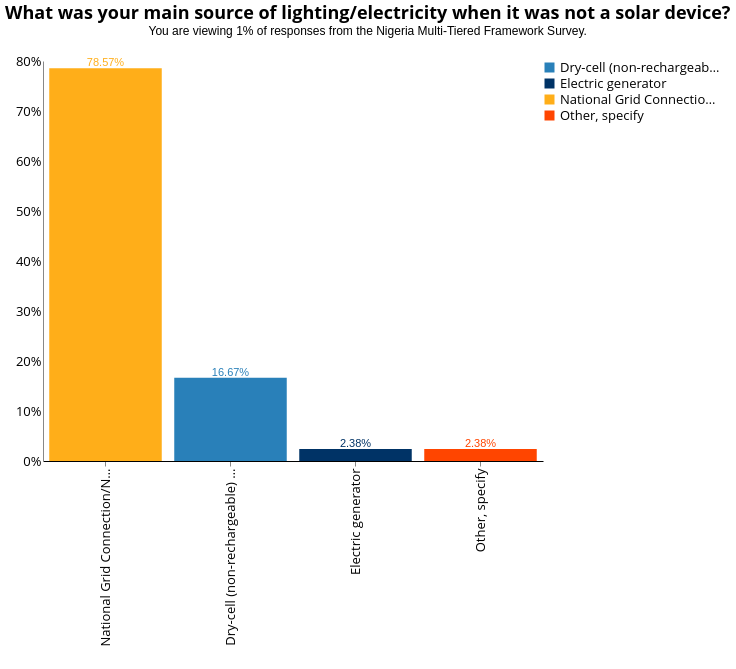

Vega-Lite specification for this chart:
### Vega-Lite specification from a JSON file in a GitHub repository (floating-point values rounded to 4 significant figures)
{"width": 800, "height": 400, "config": {"title": {"fontSize": 18, "font": "Open Sans", "anchor": "center", "fontColor": "#000000"}, "axisX": {"domain": true, "domainColor": "#000000", "grid": false, "labelFont": "Open Sans", "labelFontSize": 13, "titleFont": "Open Sans", "titleFontSize": 13, "titleFontWeight": "normal", "title": "X Axis Title (units)"}, "axisY": {"domain": true, "grid": false, "gridColor": "#DEDDDD", "gridWidth": 1, "labelFont": "Open Sans", "labelFontSize": 13, "labelAngle": 0, "ticks": false, "titleFont": "Open Sans", "titleFontSize": 13, "titleFontWeight": "normal", "titlePadding": 10, "title": "Y Axis Title (units)"}, "range": {"category": ["#2980B9", "#003366", "#FFAE19", "#FF4500", "#438B28", "#45B39D", "#99ADC1", "#212F3C"]}, "legend": {"labelFont": "Open Sans", "labelFontSize": 13, "symbolType": "square", "symbolSize": 100, "titleFont": "Open Sans", "titleFontSize": 13, "titleFontWeight": "normal", "title": "Legend", "orient": "right", "offset": 0}, "tooltip": {"font": "Open Sans"}, "view": {"stroke": "transparent", "text": {"font": "Open Sans", "color": ["#2980B9", "#003366", "#FFAE19", "#FF4500", "#438B28", "#45B39D", "#99ADC1", "#212F3C"], "fontSize": 13, "align": "right", "fontWeight": 400, "size": 13}, "bar": {"size": 40, "binSpacing": 1, "continuousBandSize": 30, "discreteBandSize": 30, "fill": ["#2980B9", "#003366", "#FFAE19", "#FF4500", "#438B28", "#45B39D", "#99ADC1", "#212F3C"], "stroke": false}}}, "layer": [{"mark": {"type": "bar", "color": "#304ca2"}, "encoding": {"color": {"type": "nominal", "field": "c179"}, "tooltip": {"type": "nominal", "field": "c179"}, "x": {"type": "nominal", "axis": {"title": " "}, "field": "c179", "sort": {"field": "c179", "op": "count", "order": "descending"}}, "y": {"type": "quantitative", "aggregate": "sum", "axis": {"format": "%", "title": ""}, "field": "pct"}}, "height": 400, "selection": {"selector013": {"type": "single", "fields": ["locality"], "bind": {"input": "select", "options": [null, 0, 1], "labels": ["National", "Urban", "Rural"], "name": "Locality Breakdown  "}}, "selector014": {"type": "single", "fields": ["elc_aggr_tier"], "bind": {"input": "select", "options": [null, "Tier 0", "Tier 1", "Tier 2", "Tier 3", "Tier 4", "Tier 5"], "labels": ["All Tiers", "Tier 0", "Tier 1", "Tier 2", "Tier 3", "Tier 4", "Tier 5"], "name": "Tiers  "}}}, "transform": [{"joinaggregate": [{"op": "count", "field": "*", "as": "total"}]}, {"calculate": "1 / datum.total", "as": "pct"}], "width": 500}, {"mark": {"type": "text", "align": "center", "baseline": "bottom"}, "encoding": {"color": {"type": "nominal", "field": "c179"}, "text": {"type": "quantitative", "aggregate": "sum", "field": "pct", "format": ".2%"}, "tooltip": {"type": "nominal", "field": "c179"}, "x": {"type": "nominal", "axis": {"title": " "}, "field": "c179", "sort": {"field": "c179", "op": "count", "order": "descending"}}, "y": {"type": "quantitative", "aggregate": "sum", "axis": {"format": "%", "title": ""}, "field": "pct"}}, "height": 400, "transform": [{"joinaggregate": [{"op": "count", "field": "*", "as": "total"}]}, {"calculate": "1 / datum.total", "as": "pct"}], "width": 500}], "data": {"name": "data-4c8585d1d34a3170405a5203f614a34b"}, "title": {"text": ["What was your main source of lighting/electricity when it was not a solar device?"], "subtitle": ["You are viewing 1% of responses from the Nigeria Multi-Tiered Framework Survey.", " "], "color": "black", "subtitleColor": "black"}, "transform": [{"filter": {"selection": "selector013"}}, {"filter": {"selection": "selector014"}}], "$schema": "https://vega.github.io/schema/vega-lite/v4.8.1.json", "datasets": {"data-4c8585d1d34a3170405a5203f614a34b": [{"elc_aggr_tier": "Tier 1", "locality": 1, "c179": "Dry-cell (non-rechargeable) battery/ Torch/Flashlight"}, {"elc_aggr_tier": "Tier 3", "locality": 0, "c179": "National Grid Connection/NEPA/PHCN"}, {"elc_aggr_tier": "Tier 3", "locality": 1, "c179": "National Grid Connection/NEPA/PHCN"}, {"elc_aggr_tier": "Tier 3", "locality": 1, "c179": "National Grid Connection/NEPA/PHCN"}, {"elc_aggr_tier": "Tier 3", "locality": 1, "c179": "National Grid Connection/NEPA/PHCN"}, {"elc_aggr_tier": "Tier 3", "locality": 1, "c179": "National Grid Connection/NEPA/PHCN"}, {"elc_aggr_tier": "Tier 2", "locality": 1, "c179": "National Grid Connection/NEPA/PHCN"}, {"elc_aggr_tier": "Tier 3", "locality": 1, "c179": "National Grid Connection/NEPA/PHCN"}, {"elc_aggr_tier": "Tier 1", "locality": 1, "c179": "National Grid Connection/NEPA/PHCN"}, {"elc_aggr_tier": "Tier 2", "locality": 1, "c179": "National Grid Connection/NEPA/PHCN"}, {"elc_aggr_tier": "Tier 2", "locality": 1, "c179": "National Grid Connection/NEPA/PHCN"}, {"elc_aggr_tier": "Tier 2", "locality": 1, "c179": "National Grid Connection/NEPA/PHCN"}, {"elc_aggr_tier": "Tier 2", "locality": 1, "c179": "National Grid Connection/NEPA/PHCN"}, {"elc_aggr_tier": "Tier 2", "locality": 1, "c179": "National Grid Connection/NEPA/PHCN"}, {"elc_aggr_tier": "Tier 3", "locality": 0, "c179": "National Grid Connection/NEPA/PHCN"}, {"elc_aggr_tier": "Tier 2", "locality": 1, "c179": "National Grid Connection/NEPA/PHCN"}, {"elc_aggr_tier": "Tier 3", "locality": 1, "c179": "Dry-cell (non-rechargeable) battery/ Torch/Flashlight"}, {"elc_aggr_tier": "Tier 2", "locality": 1, "c179": "National Grid Connection/NEPA/PHCN"}, {"elc_aggr_tier": "Tier 2", "locality": 1, "c179": "National Grid Connection/NEPA/PHCN"}, {"elc_aggr_tier": "Tier 0", "locality": 1, "c179": "Electric generator"}, {"elc_aggr_tier": "Tier 2", "locality": 1, "c179": "National Grid Connection/NEPA/PHCN"}, {"elc_aggr_tier": "Tier 3", "locality": 1, "c179": "National Grid Connection/NEPA/PHCN"}, {"elc_aggr_tier": "Tier 3", "locality": 1, "c179": "National Grid Connection/NEPA/PHCN"}, {"elc_aggr_tier": "Tier 3", "locality": 1, "c179": "National Grid Connection/NEPA/PHCN"}, {"elc_aggr_tier": "Tier 3", "locality": 1, "c179": "National Grid Connection/NEPA/PHCN"}, {"elc_aggr_tier": "Tier 3", "locality": 1, "c179": "National Grid Connection/NEPA/PHCN"}, {"elc_aggr_tier": "Tier 3", "locality": 1, "c179": "National Grid Connection/NEPA/PHCN"}, {"elc_aggr_tier": "Tier 1", "locality": 1, "c179": "Dry-cell (non-rechargeable) battery/ Torch/Flashlight"}, {"elc_aggr_tier": "Tier 1", "locality": 1, "c179": "Dry-cell (non-rechargeable) battery/ Torch/Flashlight"}, {"elc_aggr_tier": "Tier 1", "locality": 1, "c179": "Dry-cell (non-rechargeable) battery/ Torch/Flashlight"}, {"elc_aggr_tier": "Tier 1", "locality": 0, "c179": "Dry-cell (non-rechargeable) battery/ Torch/Flashlight"}, {"elc_aggr_tier": "Tier 3", "locality": 1, "c179": "Dry-cell (non-rechargeable) battery/ Torch/Flashlight"}, {"elc_aggr_tier": "Tier 1", "locality": 1, "c179": "National Grid Connection/NEPA/PHCN"}, {"elc_aggr_tier": "Tier 2", "locality": 1, "c179": "National Grid Connection/NEPA/PHCN"}, {"elc_aggr_tier": "Tier 3", "locality": 1, "c179": "National Grid Connection/NEPA/PHCN"}, {"elc_aggr_tier": "Tier 2", "locality": 1, "c179": "National Grid Connection/NEPA/PHCN"}, {"elc_aggr_tier": "Tier 3", "locality": 1, "c179": "National Grid Connection/NEPA/PHCN"}, {"elc_aggr_tier": "Tier 3", "locality": 0, "c179": "National Grid Connection/NEPA/PHCN"}, {"elc_aggr_tier": "Tier 3", "locality": 0, "c179": "National Grid Connection/NEPA/PHCN"}, {"elc_aggr_tier": "Tier 2", "locality": 0, "c179": "National Grid Connection/NEPA/PHCN"}, {"elc_aggr_tier": "Tier 3", "locality": 0, "c179": "Other, specify"}, {"elc_aggr_tier": "Tier 5", "locality": 0, "c179": "National Grid Connection/NEPA/PHCN"}]}}
